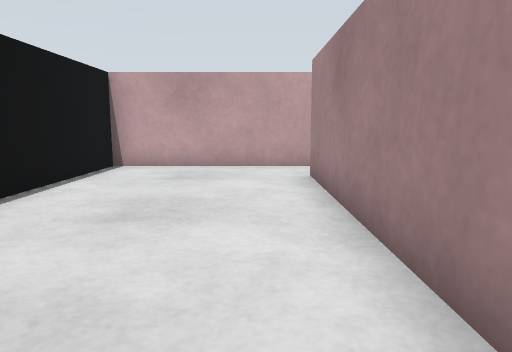
[1] (above)

22 first-person views from a walk through a robot-simulator world made for Gazebo. The camera is 0.27 m above the floor, tilts 8° down and sees 70° across. The floor is counted in squares, 0.25 m on a side. Each view is taken from the middle of a square. On the plan, view 1 faces up. The plan holds only what a view shows up to about 14 squares ahead; the rest is blank. The place goes on beyond the plan.

[2]
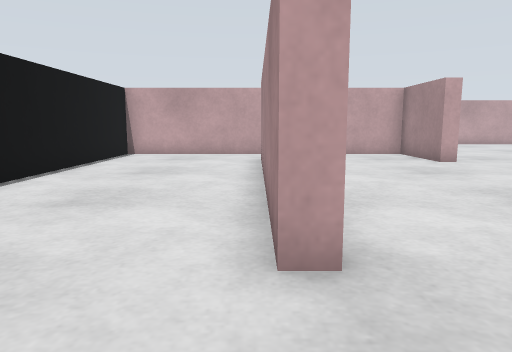

[3]
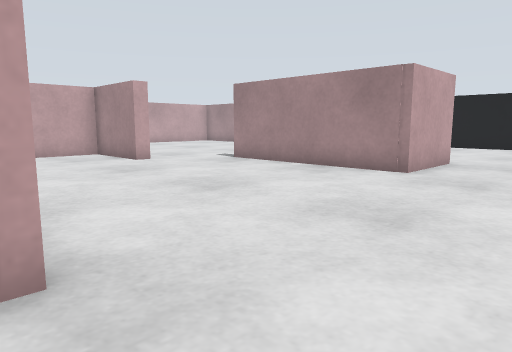

[4]
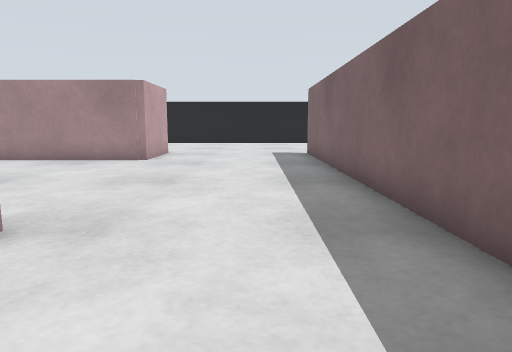

[5]
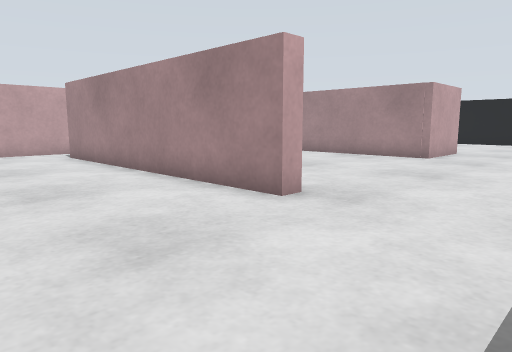

[6]
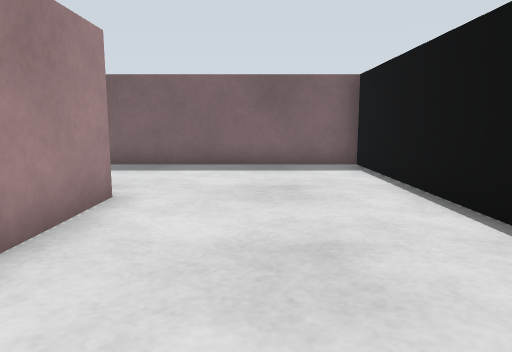

[7]
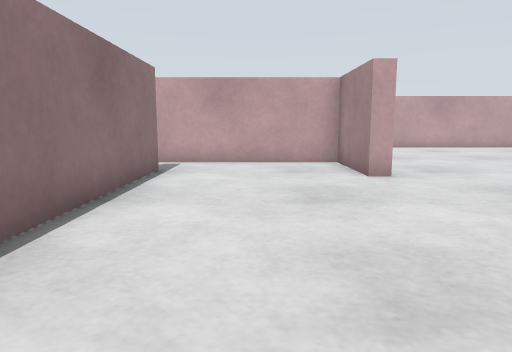

[8]
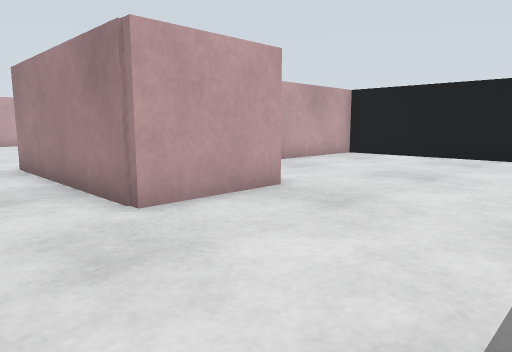

[9]
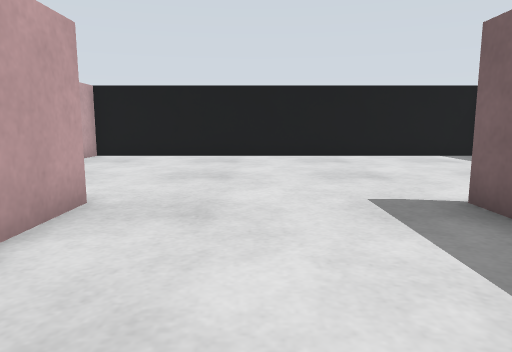

[10]
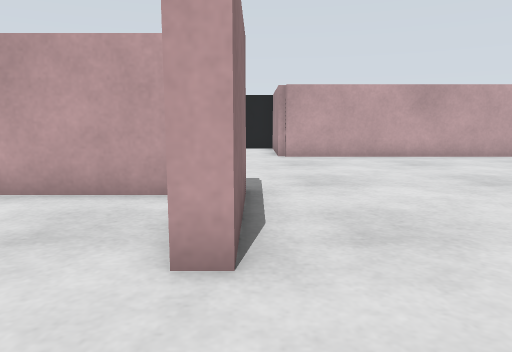

[11]
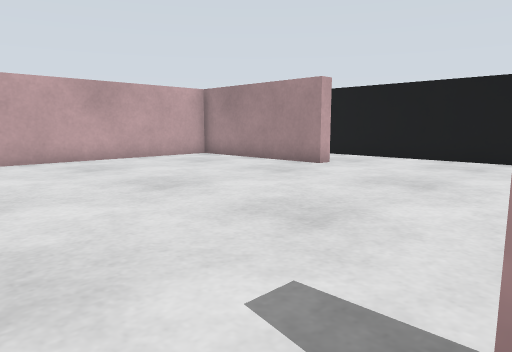

[12]
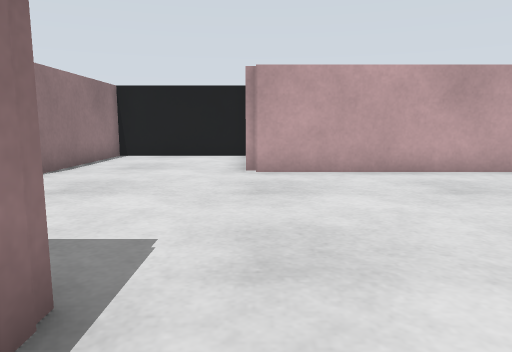

[13]
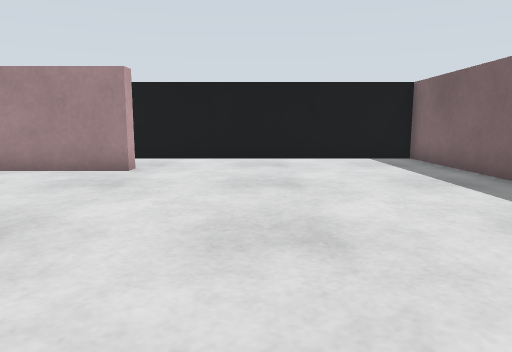

[14]
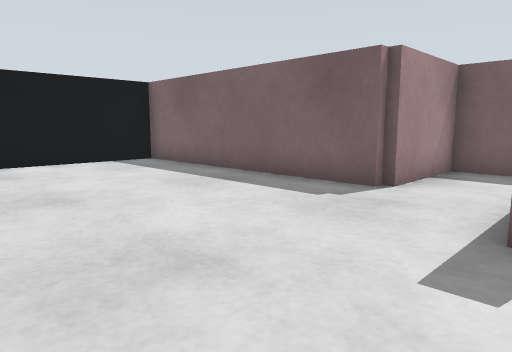

[15]
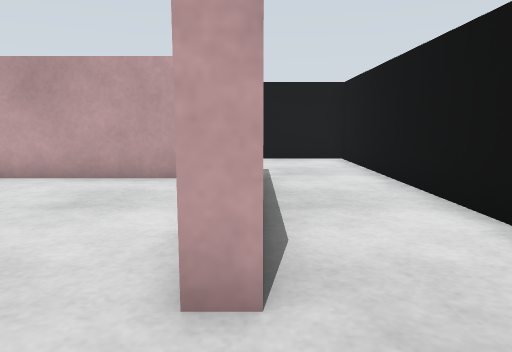

[16]
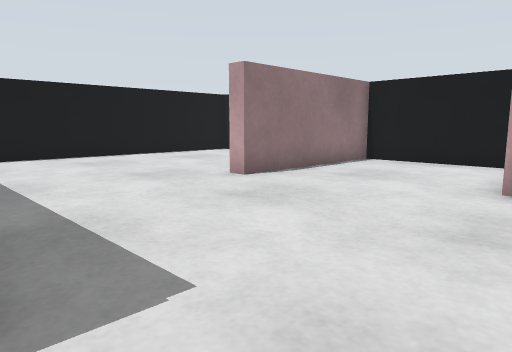

[17]
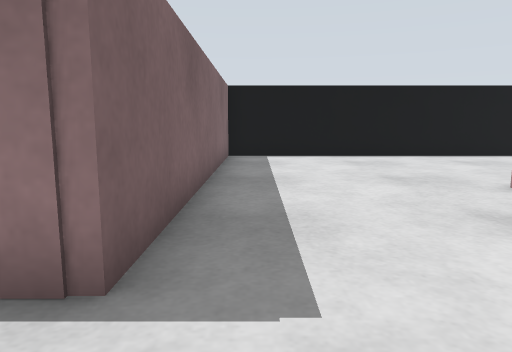

[18]
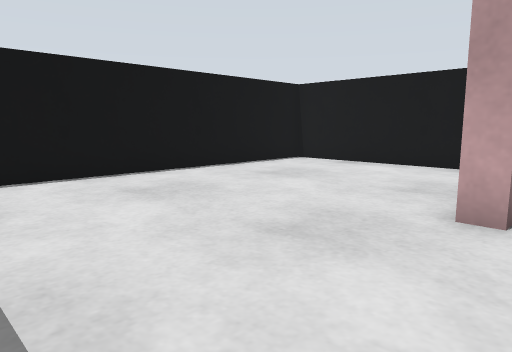

[19]
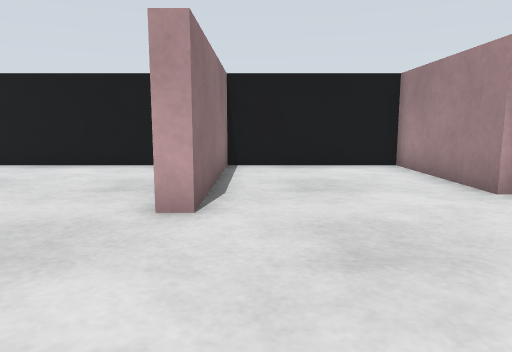

[20]
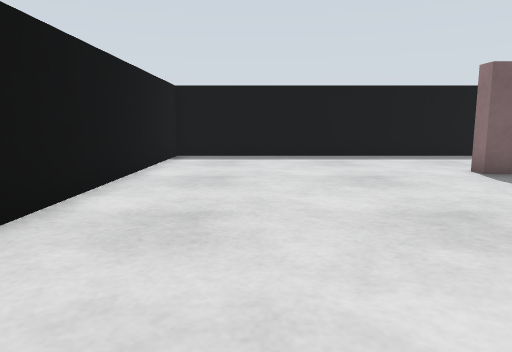

[21]
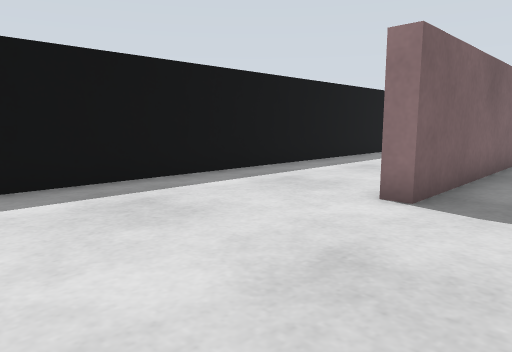

[22]
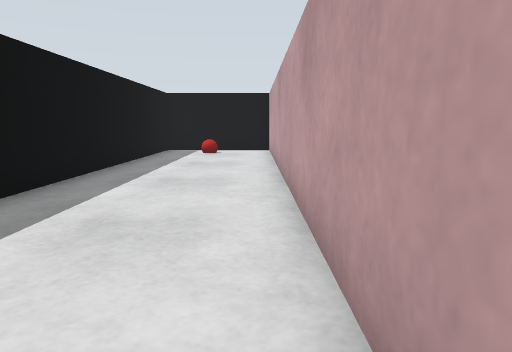

### Floor plan
Points are (right, up) in squares from view 1. A wall is a line through its corners. A room is listed if a view was taken in it or the views show most of it. See-through windows are left out.
Room 1 (views 1, 2, 3, 4, 5, 6, 7, 8, 9, 10, 11)
walls: (1.8, -1.4) (1.2, -1.4) (1.2, 7.9); (1.6, 7.9) (1.6, 2.2); (-3.8, 0.2) (-3.8, -6) (7.6, -6); (6.8, 6.6) (6.4, 6.6) (6.4, 9.6) (-3.8, 9.6) (-3.8, 2.6); (9.2, -0.6) (9.2, 5.2)
ways out: opening at (7.5, 6) to room 2; opening at (8.4, -3) to room 3
Room 2 (views 12, 13, 14, 15, 16, 17, 18, 19)
walls: (17.1, 11) (16.6, 11) (16.6, 16.4) (7.8, 16.4) (7.8, 20.8) (3.2, 20.8) (3.2, 15.4) (2.8, 15.4); (2.6, 10) (6.8, 10) (6.8, 6.6); (10.5, -0.2) (11.8, -0.2) (11.8, 3) (19.8, 3) (19.8, 20.8) (17.2, 20.8)
ways out: opening at (7.5, 6) to room 1; opening at (3, 13) to room 4
Room 3 (views 20, 21, 22)
walls: (11.4, -6.4) (-1.8, -6.4); (7.6, -6) (12, -6) (12, -6.5); (12.1, -0.6) (9.2, -0.6); (-2.2, -10.8) (19.8, -10.8) (19.8, 2.6) (15.6, 2.6)
ways out: opening at (8.4, -3) to room 1
objects: other object (-2, -9)
Room 4 (no view inside)
walls: (1.4, 20.8) (-3.8, 20.8) (-3.8, 10) (2.6, 10)
ways out: opening at (3, 13) to room 2

Positions as (right, up) in squares from view 1, and headings:
1: (0, 0), facing up
2: (1, -4), facing up
3: (1, -4), facing up-right
4: (-2, -4), facing right
5: (-3, -5), facing up-right
6: (-1, 4), facing down
7: (4, -1), facing up
8: (7, -5), facing up-right
9: (7, -3), facing right
10: (7, 4), facing up
11: (8, 5), facing up-right
12: (8, 8), facing up
13: (8, 8), facing right
14: (9, 9), facing down-right
15: (17, 9), facing up
16: (9, 10), facing up-left
17: (9, 11), facing left
18: (4, 11), facing up-left
19: (4, 11), facing up
20: (17, 2), facing down
21: (17, -4), facing down-left
22: (12, -7), facing left
